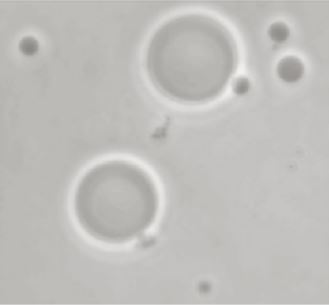
#> input picture 不常用/模式识别/例8_x/paopao.jpg, 329 x 305 px
$ python 8_5.py
#> lines starting #> are read from the running program, lines starting #| are printed output that depends on the picture; after the words box and inside, x2 and y2 are one past the last pixel; in counts of white or black regions, pixels touching at a corner belong together
import cv2
import numpy as np
import matplotlib.pyplot as plt

#原图
inImg = cv2.imread('paopao.jpg',cv2.IMREAD_GRAYSCALE)
#> inImg: shape (305, 329); min 136, max 243, mean 190.7

def globalThreshold(img):
    threshold = np.mean(img)#阈值
#> threshold = 190.7
    max_iterations = 100 #最大迭代步数

    for i in range(max_iterations):
        #计算前后景的灰度均值
        fgMean = np.mean(img[img > threshold])
        bgMean = np.mean(img[img <= threshold])

        # 计算新的阈值
        newThreshold = (fgMean+bgMean) / 2

        # 如果收敛则停止迭代
        if abs(newThreshold - threshold) < 0.5:
            break

        threshold = newThreshold
#> this loop made 1 pass
#> (fgMean, bgMean, newThreshold) on pass 1: (196.8, 184, 190.4)

    _, res = cv2.threshold(img, threshold, 255, cv2.THRESH_BINARY)#居于当前阈值将图像分割为前后景
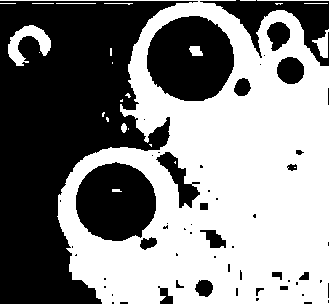
#> res: shape (305, 329); 52.1% white; 58 black regions (38 under 20 px), largest, box (x1, y1, x2, y2) and area: (0, 1, 198, 304) 31167, (147, 16, 234, 101) 5700, (76, 162, 156, 241) 4905
    return res


res = globalThreshold(np.copy(inImg))

plt.figure(figsize=(7, 6))
plt.subplot(121), plt.title("paopao"), plt.axis('off'), plt.imshow(inImg, 'gray')
plt.subplot(122), plt.title("paopao_res"), plt.axis('off'), plt.imshow(res, 'gray')
plt.show()
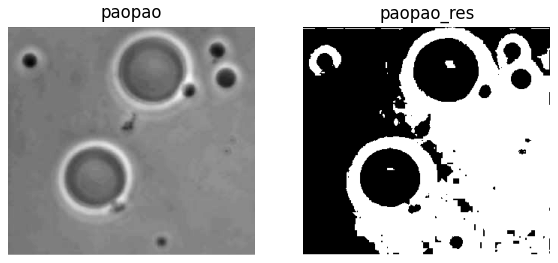
#> figure drawn by matplotlib, 2 panels
